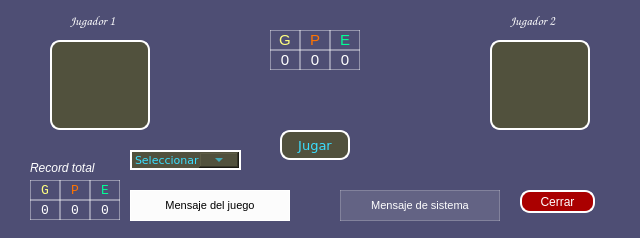
<?xml version="1.0" encoding="UTF-8"?>
<ui version="4.0">
 <class>Form</class>
 <widget class="QWidget" name="Form">
  <property name="geometry">
   <rect>
    <x>0</x>
    <y>0</y>
    <width>640</width>
    <height>238</height>
   </rect>
  </property>
  <property name="windowTitle">
   <string>Piedra, papel, tijera :)</string>
  </property>
  <property name="styleSheet">
   <string notr="true">QWidget{
	background-color: rgb(78, 78, 116);
	border-radius: 8px;
}

</string>
  </property>
  <widget class="QLabel" name="label_2">
   <property name="geometry">
    <rect>
     <x>70</x>
     <y>10</y>
     <width>65</width>
     <height>21</height>
    </rect>
   </property>
   <property name="font">
    <font>
     <family>Comic Sans MS</family>
     <pointsize>10</pointsize>
    </font>
   </property>
   <property name="styleSheet">
    <string notr="true">QLabel{
	color: white;
}</string>
   </property>
   <property name="text">
    <string>Jugador 1</string>
   </property>
   <property name="textFormat">
    <enum>Qt::AutoText</enum>
   </property>
  </widget>
  <widget class="QLabel" name="opcU1_LB">
   <property name="geometry">
    <rect>
     <x>50</x>
     <y>40</y>
     <width>100</width>
     <height>90</height>
    </rect>
   </property>
   <property name="whatsThis">
    <string/>
   </property>
   <property name="styleSheet">
    <string notr="true">QLabel{
	border: 2px outset white;
	border-radius: 10px;
	background-color: rgb(81, 81, 61);
}</string>
   </property>
   <property name="frameShape">
    <enum>QFrame::NoFrame</enum>
   </property>
   <property name="text">
    <string/>
   </property>
   <property name="scaledContents">
    <bool>true</bool>
   </property>
  </widget>
  <widget class="QComboBox" name="opciones_CB">
   <property name="enabled">
    <bool>true</bool>
   </property>
   <property name="geometry">
    <rect>
     <x>130</x>
     <y>150</y>
     <width>124</width>
     <height>20</height>
    </rect>
   </property>
   <property name="sizePolicy">
    <sizepolicy hsizetype="Fixed" vsizetype="Fixed">
     <horstretch>0</horstretch>
     <verstretch>0</verstretch>
    </sizepolicy>
   </property>
   <property name="minimumSize">
    <size>
     <width>82</width>
     <height>0</height>
    </size>
   </property>
   <property name="baseSize">
    <size>
     <width>399</width>
     <height>240</height>
    </size>
   </property>
   <property name="palette">
    <palette>
     <active>
      <colorrole role="WindowText">
       <brush brushstyle="SolidPattern">
        <color alpha="255">
         <red>58</red>
         <green>222</green>
         <blue>255</blue>
        </color>
       </brush>
      </colorrole>
      <colorrole role="Button">
       <brush brushstyle="SolidPattern">
        <color alpha="255">
         <red>104</red>
         <green>104</green>
         <blue>78</blue>
        </color>
       </brush>
      </colorrole>
      <colorrole role="Text">
       <brush brushstyle="SolidPattern">
        <color alpha="255">
         <red>58</red>
         <green>222</green>
         <blue>255</blue>
        </color>
       </brush>
      </colorrole>
      <colorrole role="ButtonText">
       <brush brushstyle="SolidPattern">
        <color alpha="255">
         <red>58</red>
         <green>222</green>
         <blue>255</blue>
        </color>
       </brush>
      </colorrole>
      <colorrole role="Base">
       <brush brushstyle="SolidPattern">
        <color alpha="255">
         <red>104</red>
         <green>104</green>
         <blue>78</blue>
        </color>
       </brush>
      </colorrole>
      <colorrole role="Window">
       <brush brushstyle="SolidPattern">
        <color alpha="255">
         <red>104</red>
         <green>104</green>
         <blue>78</blue>
        </color>
       </brush>
      </colorrole>
      <colorrole role="PlaceholderText">
       <brush brushstyle="NoBrush">
        <color alpha="128">
         <red>58</red>
         <green>222</green>
         <blue>255</blue>
        </color>
       </brush>
      </colorrole>
     </active>
     <inactive>
      <colorrole role="WindowText">
       <brush brushstyle="SolidPattern">
        <color alpha="255">
         <red>58</red>
         <green>222</green>
         <blue>255</blue>
        </color>
       </brush>
      </colorrole>
      <colorrole role="Button">
       <brush brushstyle="SolidPattern">
        <color alpha="255">
         <red>81</red>
         <green>81</green>
         <blue>61</blue>
        </color>
       </brush>
      </colorrole>
      <colorrole role="Text">
       <brush brushstyle="SolidPattern">
        <color alpha="255">
         <red>58</red>
         <green>222</green>
         <blue>255</blue>
        </color>
       </brush>
      </colorrole>
      <colorrole role="ButtonText">
       <brush brushstyle="SolidPattern">
        <color alpha="255">
         <red>58</red>
         <green>222</green>
         <blue>255</blue>
        </color>
       </brush>
      </colorrole>
      <colorrole role="Base">
       <brush brushstyle="SolidPattern">
        <color alpha="255">
         <red>81</red>
         <green>81</green>
         <blue>61</blue>
        </color>
       </brush>
      </colorrole>
      <colorrole role="Window">
       <brush brushstyle="SolidPattern">
        <color alpha="255">
         <red>81</red>
         <green>81</green>
         <blue>61</blue>
        </color>
       </brush>
      </colorrole>
      <colorrole role="PlaceholderText">
       <brush brushstyle="NoBrush">
        <color alpha="128">
         <red>58</red>
         <green>222</green>
         <blue>255</blue>
        </color>
       </brush>
      </colorrole>
     </inactive>
     <disabled>
      <colorrole role="WindowText">
       <brush brushstyle="SolidPattern">
        <color alpha="255">
         <red>58</red>
         <green>222</green>
         <blue>255</blue>
        </color>
       </brush>
      </colorrole>
      <colorrole role="Button">
       <brush brushstyle="SolidPattern">
        <color alpha="255">
         <red>81</red>
         <green>81</green>
         <blue>61</blue>
        </color>
       </brush>
      </colorrole>
      <colorrole role="Text">
       <brush brushstyle="SolidPattern">
        <color alpha="255">
         <red>58</red>
         <green>222</green>
         <blue>255</blue>
        </color>
       </brush>
      </colorrole>
      <colorrole role="ButtonText">
       <brush brushstyle="SolidPattern">
        <color alpha="255">
         <red>58</red>
         <green>222</green>
         <blue>255</blue>
        </color>
       </brush>
      </colorrole>
      <colorrole role="Base">
       <brush brushstyle="SolidPattern">
        <color alpha="255">
         <red>81</red>
         <green>81</green>
         <blue>61</blue>
        </color>
       </brush>
      </colorrole>
      <colorrole role="Window">
       <brush brushstyle="SolidPattern">
        <color alpha="255">
         <red>81</red>
         <green>81</green>
         <blue>61</blue>
        </color>
       </brush>
      </colorrole>
      <colorrole role="PlaceholderText">
       <brush brushstyle="NoBrush">
        <color alpha="128">
         <red>58</red>
         <green>222</green>
         <blue>255</blue>
        </color>
       </brush>
      </colorrole>
     </disabled>
    </palette>
   </property>
   <property name="font">
    <font>
     <family>Verdana</family>
     <pointsize>8</pointsize>
     <weight>50</weight>
     <italic>false</italic>
     <bold>false</bold>
    </font>
   </property>
   <property name="cursor">
    <cursorShape>PointingHandCursor</cursorShape>
   </property>
   <property name="layoutDirection">
    <enum>Qt::LeftToRight</enum>
   </property>
   <property name="styleSheet">
    <string notr="true">QComboBox {
    border: 2px solid rgb(255, 255, 255);
	border-radius: 1 px;
	font: 8pt &quot;Verdana&quot;;
	color: rgb(58, 222, 255);
    min-width: 6em;
}

QComboBox QAbstractItemView {
    selection-background-color: rgba(88, 66, 255, 160);
	color: white;
}

QComboBox:editable {
    background-color: rgb(104, 104, 78);
}

QComboBox:!editable, QComboBox::drop-down:editable {
	 background-color: rgb(81, 81, 61);
}

/* QComboBox gets the &quot;on&quot; state when the popup is open */
QComboBox:!editable:on, QComboBox::drop-down:editable:on {
    background: qlineargradient(x1: 0, y1: 0, x2: 0, y2: 1,
                                stop: 0 rgb(104, 104, 78), stop: 0.4 rgb(104, 104, 78),
                                stop: 0.5 rgb(120, 104, 78), stop: 1.0  rgb(104, 104, 78) );
}

QComboBox::drop-down {
    width: 40px;
}

QComboBox::down-arrow:pressed { /* shift the arrow when popup is open */
    position: relative;
    top: 1px;
    left: 1px;
}</string>
   </property>
   <property name="editable">
    <bool>false</bool>
   </property>
   <property name="sizeAdjustPolicy">
    <enum>QComboBox::AdjustToContents</enum>
   </property>
   <property name="iconSize">
    <size>
     <width>0</width>
     <height>0</height>
    </size>
   </property>
   <property name="frame">
    <bool>true</bool>
   </property>
   <item>
    <property name="text">
     <string>Seleccionar</string>
    </property>
   </item>
   <item>
    <property name="text">
     <string>Piedra</string>
    </property>
   </item>
   <item>
    <property name="text">
     <string>Papel</string>
    </property>
   </item>
   <item>
    <property name="text">
     <string>Tijeras</string>
    </property>
   </item>
  </widget>
  <widget class="QLabel" name="label_9">
   <property name="geometry">
    <rect>
     <x>60</x>
     <y>180</y>
     <width>30</width>
     <height>20</height>
    </rect>
   </property>
   <property name="font">
    <font>
     <family>Consolas</family>
     <pointsize>10</pointsize>
    </font>
   </property>
   <property name="styleSheet">
    <string notr="true">QLabel{
	color: rgb(255, 115, 0);
    border: 1px solid rgba(255, 255, 255, 100);
	border-radius: 100px;
}

/*rgb(255, 119, 0)*/</string>
   </property>
   <property name="text">
    <string>P</string>
   </property>
   <property name="alignment">
    <set>Qt::AlignCenter</set>
   </property>
  </widget>
  <widget class="QLabel" name="cantELoc_LB">
   <property name="geometry">
    <rect>
     <x>90</x>
     <y>200</y>
     <width>30</width>
     <height>20</height>
    </rect>
   </property>
   <property name="font">
    <font>
     <family>Consolas</family>
     <pointsize>10</pointsize>
    </font>
   </property>
   <property name="styleSheet">
    <string notr="true">QLabel{
	color: white;
    border: 1px solid rgba(255, 255, 255, 100);
	border-radius: 100px;
}</string>
   </property>
   <property name="text">
    <string>0</string>
   </property>
   <property name="alignment">
    <set>Qt::AlignCenter</set>
   </property>
  </widget>
  <widget class="QLabel" name="label_20">
   <property name="geometry">
    <rect>
     <x>90</x>
     <y>180</y>
     <width>30</width>
     <height>20</height>
    </rect>
   </property>
   <property name="font">
    <font>
     <family>Consolas</family>
     <pointsize>10</pointsize>
    </font>
   </property>
   <property name="styleSheet">
    <string notr="true">QLabel{
	color: rgb(0, 255, 149);
	border: 1px solid rgba(255, 255, 255, 100);
	border-radius: 100px;
}</string>
   </property>
   <property name="text">
    <string>E</string>
   </property>
   <property name="alignment">
    <set>Qt::AlignCenter</set>
   </property>
  </widget>
  <widget class="QLabel" name="cantPLoc_LB">
   <property name="geometry">
    <rect>
     <x>60</x>
     <y>200</y>
     <width>30</width>
     <height>20</height>
    </rect>
   </property>
   <property name="font">
    <font>
     <family>Consolas</family>
     <pointsize>10</pointsize>
    </font>
   </property>
   <property name="styleSheet">
    <string notr="true">QLabel{
	color: white;
    border: 1px solid rgba(255, 255, 255, 100);
	border-radius: 100px;
}</string>
   </property>
   <property name="text">
    <string>0</string>
   </property>
   <property name="alignment">
    <set>Qt::AlignCenter</set>
   </property>
  </widget>
  <widget class="QLabel" name="label_6">
   <property name="geometry">
    <rect>
     <x>30</x>
     <y>160</y>
     <width>91</width>
     <height>16</height>
    </rect>
   </property>
   <property name="font">
    <font>
     <pointsize>9</pointsize>
     <italic>true</italic>
    </font>
   </property>
   <property name="styleSheet">
    <string notr="true">QLabel{
	color: white;

}</string>
   </property>
   <property name="text">
    <string>Record total</string>
   </property>
  </widget>
  <widget class="QLabel" name="label_17">
   <property name="geometry">
    <rect>
     <x>30</x>
     <y>180</y>
     <width>30</width>
     <height>20</height>
    </rect>
   </property>
   <property name="font">
    <font>
     <family>Consolas</family>
     <pointsize>10</pointsize>
    </font>
   </property>
   <property name="layoutDirection">
    <enum>Qt::LeftToRight</enum>
   </property>
   <property name="styleSheet">
    <string notr="true">QLabel{
	color: rgb(255, 255, 127);
    border: 1px solid rgba(255, 255, 255, 100);
	border-radius: 100px;
}</string>
   </property>
   <property name="text">
    <string>G</string>
   </property>
   <property name="alignment">
    <set>Qt::AlignCenter</set>
   </property>
  </widget>
  <widget class="QLabel" name="cantGLoc_LB">
   <property name="geometry">
    <rect>
     <x>30</x>
     <y>200</y>
     <width>30</width>
     <height>20</height>
    </rect>
   </property>
   <property name="font">
    <font>
     <family>Consolas</family>
     <pointsize>10</pointsize>
    </font>
   </property>
   <property name="styleSheet">
    <string notr="true">QLabel{
	color: white;
	border: 1px solid rgba(255, 255, 255, 100);
	border-radius: 100px;
}</string>
   </property>
   <property name="text">
    <string>0</string>
   </property>
   <property name="alignment">
    <set>Qt::AlignCenter</set>
   </property>
  </widget>
  <widget class="QLabel" name="msjGame_LB">
   <property name="geometry">
    <rect>
     <x>130</x>
     <y>190</y>
     <width>160</width>
     <height>31</height>
    </rect>
   </property>
   <property name="font">
    <font>
     <family>Segoe UI</family>
     <pointsize>8</pointsize>
     <weight>50</weight>
     <italic>false</italic>
     <bold>false</bold>
     <kerning>true</kerning>
    </font>
   </property>
   <property name="autoFillBackground">
    <bool>false</bool>
   </property>
   <property name="styleSheet">
    <string notr="true">QLabel {
	color: black;
	border: 1px solid white;
	border-radius: 100%;
	background-color: rgba(255, 255, 255, 250);
}</string>
   </property>
   <property name="frameShape">
    <enum>QFrame::StyledPanel</enum>
   </property>
   <property name="frameShadow">
    <enum>QFrame::Plain</enum>
   </property>
   <property name="lineWidth">
    <number>1</number>
   </property>
   <property name="text">
    <string>Mensaje del juego</string>
   </property>
   <property name="scaledContents">
    <bool>false</bool>
   </property>
   <property name="alignment">
    <set>Qt::AlignCenter</set>
   </property>
   <property name="wordWrap">
    <bool>false</bool>
   </property>
   <property name="indent">
    <number>-1</number>
   </property>
  </widget>
  <widget class="QPushButton" name="jugar_PB">
   <property name="geometry">
    <rect>
     <x>280</x>
     <y>130</y>
     <width>70</width>
     <height>30</height>
    </rect>
   </property>
   <property name="font">
    <font>
     <family>Verdana</family>
     <pointsize>10</pointsize>
     <weight>50</weight>
     <italic>false</italic>
     <bold>false</bold>
    </font>
   </property>
   <property name="cursor">
    <cursorShape>PointingHandCursor</cursorShape>
   </property>
   <property name="styleSheet">
    <string notr="true">QPushButton{
	border: 2px solid rgb(255, 255, 255);
	border-radius: 10px;
	background-color: rgb(81, 81, 61);
	font: 10pt &quot;Verdana&quot;;
	color: rgb(58, 222, 255);
}

QPushButton:pressed {
    background-color: qlineargradient(x1: 0, y1: 0, x2: 0, y2: 1,
                                      stop: 0 rgb(104, 104, 78), stop: 1 rgb(104, 104, 78) );
}


</string>
   </property>
   <property name="text">
    <string>Jugar</string>
   </property>
  </widget>
  <widget class="QLabel" name="label_8">
   <property name="geometry">
    <rect>
     <x>300</x>
     <y>30</y>
     <width>30</width>
     <height>20</height>
    </rect>
   </property>
   <property name="font">
    <font>
     <pointsize>11</pointsize>
    </font>
   </property>
   <property name="styleSheet">
    <string notr="true">QLabel{
	color: rgb(255, 115, 0);
    border: 1px solid rgba(255, 255, 255, 100);
	border-radius: 100px;
}

/*rgb(255, 119, 0)*/</string>
   </property>
   <property name="text">
    <string>P</string>
   </property>
   <property name="alignment">
    <set>Qt::AlignCenter</set>
   </property>
  </widget>
  <widget class="QLabel" name="cantGS_LB">
   <property name="geometry">
    <rect>
     <x>270</x>
     <y>50</y>
     <width>30</width>
     <height>20</height>
    </rect>
   </property>
   <property name="font">
    <font>
     <pointsize>11</pointsize>
    </font>
   </property>
   <property name="styleSheet">
    <string notr="true">QLabel{
	color: white;
	border: 1px solid rgba(255, 255, 255, 100);
	border-radius: 100px;
}</string>
   </property>
   <property name="text">
    <string>0</string>
   </property>
   <property name="alignment">
    <set>Qt::AlignCenter</set>
   </property>
  </widget>
  <widget class="QLabel" name="label_15">
   <property name="geometry">
    <rect>
     <x>330</x>
     <y>30</y>
     <width>30</width>
     <height>20</height>
    </rect>
   </property>
   <property name="font">
    <font>
     <pointsize>11</pointsize>
    </font>
   </property>
   <property name="styleSheet">
    <string notr="true">QLabel{
	color: rgb(0, 255, 149);
	border: 1px solid rgba(255, 255, 255, 100);
	border-radius: 100px;
}</string>
   </property>
   <property name="text">
    <string>E</string>
   </property>
   <property name="alignment">
    <set>Qt::AlignCenter</set>
   </property>
  </widget>
  <widget class="QLabel" name="cantPS_LB">
   <property name="geometry">
    <rect>
     <x>300</x>
     <y>50</y>
     <width>30</width>
     <height>20</height>
    </rect>
   </property>
   <property name="font">
    <font>
     <pointsize>11</pointsize>
    </font>
   </property>
   <property name="styleSheet">
    <string notr="true">QLabel{
	color: white;
    border: 1px solid rgba(255, 255, 255, 100);
	border-radius: 100px;
}</string>
   </property>
   <property name="text">
    <string>0</string>
   </property>
   <property name="alignment">
    <set>Qt::AlignCenter</set>
   </property>
  </widget>
  <widget class="QLabel" name="cantES_LB">
   <property name="geometry">
    <rect>
     <x>330</x>
     <y>50</y>
     <width>30</width>
     <height>20</height>
    </rect>
   </property>
   <property name="font">
    <font>
     <pointsize>11</pointsize>
    </font>
   </property>
   <property name="styleSheet">
    <string notr="true">QLabel{
	color: white;
    border: 1px solid rgba(255, 255, 255, 100);
	border-radius: 100px;
}</string>
   </property>
   <property name="text">
    <string>0</string>
   </property>
   <property name="alignment">
    <set>Qt::AlignCenter</set>
   </property>
  </widget>
  <widget class="QLabel" name="label_12">
   <property name="geometry">
    <rect>
     <x>270</x>
     <y>30</y>
     <width>30</width>
     <height>20</height>
    </rect>
   </property>
   <property name="font">
    <font>
     <pointsize>11</pointsize>
    </font>
   </property>
   <property name="layoutDirection">
    <enum>Qt::LeftToRight</enum>
   </property>
   <property name="styleSheet">
    <string notr="true">QLabel{
	color: rgb(255, 255, 127);
    border: 1px solid rgba(255, 255, 255, 100);
	border-radius: 100px;
}</string>
   </property>
   <property name="text">
    <string>G</string>
   </property>
   <property name="alignment">
    <set>Qt::AlignCenter</set>
   </property>
  </widget>
  <widget class="QLabel" name="msjSys_LB">
   <property name="geometry">
    <rect>
     <x>340</x>
     <y>190</y>
     <width>160</width>
     <height>31</height>
    </rect>
   </property>
   <property name="font">
    <font>
     <family>Segoe UI</family>
     <pointsize>8</pointsize>
     <weight>50</weight>
     <italic>false</italic>
     <bold>false</bold>
     <kerning>true</kerning>
    </font>
   </property>
   <property name="autoFillBackground">
    <bool>false</bool>
   </property>
   <property name="styleSheet">
    <string notr="true">QLabel {
	color: white;
	border: 1px solid rgba(255, 255, 255, 50);
	border-radius: 100%;
	background-color: rgba(255, 255, 255, 30);
}</string>
   </property>
   <property name="frameShape">
    <enum>QFrame::StyledPanel</enum>
   </property>
   <property name="frameShadow">
    <enum>QFrame::Plain</enum>
   </property>
   <property name="lineWidth">
    <number>1</number>
   </property>
   <property name="text">
    <string>Mensaje de sistema</string>
   </property>
   <property name="textFormat">
    <enum>Qt::MarkdownText</enum>
   </property>
   <property name="scaledContents">
    <bool>false</bool>
   </property>
   <property name="alignment">
    <set>Qt::AlignCenter</set>
   </property>
   <property name="wordWrap">
    <bool>true</bool>
   </property>
   <property name="indent">
    <number>-1</number>
   </property>
  </widget>
  <widget class="QLabel" name="opcU2_LB">
   <property name="geometry">
    <rect>
     <x>490</x>
     <y>40</y>
     <width>100</width>
     <height>90</height>
    </rect>
   </property>
   <property name="whatsThis">
    <string/>
   </property>
   <property name="styleSheet">
    <string notr="true">QLabel{
	border: 2px outset white;
	border-radius: 10px;
	background-color: rgb(81, 81, 61);
}</string>
   </property>
   <property name="frameShape">
    <enum>QFrame::NoFrame</enum>
   </property>
   <property name="text">
    <string/>
   </property>
   <property name="scaledContents">
    <bool>true</bool>
   </property>
  </widget>
  <widget class="QLabel" name="label">
   <property name="geometry">
    <rect>
     <x>510</x>
     <y>10</y>
     <width>65</width>
     <height>21</height>
    </rect>
   </property>
   <property name="sizePolicy">
    <sizepolicy hsizetype="MinimumExpanding" vsizetype="Preferred">
     <horstretch>0</horstretch>
     <verstretch>0</verstretch>
    </sizepolicy>
   </property>
   <property name="font">
    <font>
     <family>Comic Sans MS</family>
     <pointsize>10</pointsize>
    </font>
   </property>
   <property name="styleSheet">
    <string notr="true">QLabel{
	color: white;
}</string>
   </property>
   <property name="text">
    <string>Jugador 2</string>
   </property>
  </widget>
  <widget class="QPushButton" name="cerrar_PB">
   <property name="geometry">
    <rect>
     <x>520</x>
     <y>190</y>
     <width>75</width>
     <height>23</height>
    </rect>
   </property>
   <property name="cursor">
    <cursorShape>PointingHandCursor</cursorShape>
   </property>
   <property name="autoFillBackground">
    <bool>false</bool>
   </property>
   <property name="styleSheet">
    <string notr="true">QPushButton{
	border: 2px solid rgb(255, 255, 255);
	border-radius: 10px;
	background-color: rgb(170, 0, 0);
	font: 10pt &quot;Verdana&quot;;
	color: white;
}

QPushButton:hover {
    background-color: qlineargradient(x1: 0, y1: 0, x2: 0, y2: 1,
                                      stop: 0 rgb(255, 85, 0), stop: 1 rgb(255, 85, 0) );
}</string>
   </property>
   <property name="text">
    <string>Cerrar</string>
   </property>
   <property name="autoDefault">
    <bool>false</bool>
   </property>
   <property name="default">
    <bool>false</bool>
   </property>
   <property name="flat">
    <bool>false</bool>
   </property>
  </widget>
 </widget>
 <resources>
  <include location="recursos.qrc"/>
 </resources>
 <connections/>
</ui>
